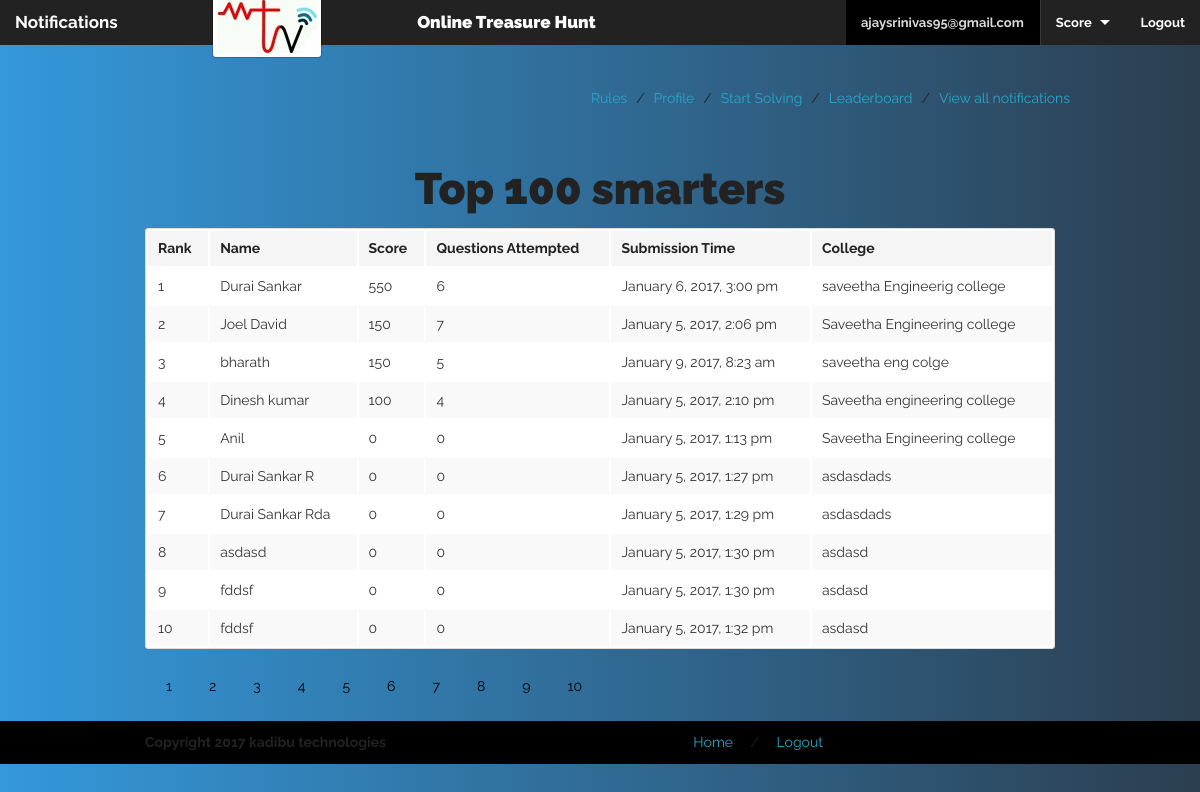
/leaderboard.php (signed in), run on the app's committed database.
### tables this page shows
CREATE TABLE IF NOT EXISTS `profile` (
  `id` int(11) NOT NULL AUTO_INCREMENT,
  `name` varchar(255) NOT NULL,
  `email` varchar(255) NOT NULL,
  `mobileno` varchar(10) NOT NULL,
  `tagline` varchar(255) NOT NULL,
  `round1` varchar(11) DEFAULT NULL,
  `scoreachieved` varchar(11) DEFAULT NULL,
  `college` varchar(255) NOT NULL,
  `pic` varchar(255) DEFAULT NULL,
  `solvedquestions` varchar(300) DEFAULT NULL,
  `current` varchar(3) NOT NULL,
  `tym` int(15) DEFAULT NULL,
  `hint` int(1) DEFAULT NULL,
  PRIMARY KEY (`id`)
);

### leaderboard.php (called while the page is built, shortened)
<?php include('oth_header.php'); ?>
<?php include('leaderboardcontent.php'); ?>
<?php include('oth_footer.php'); ?>

### leaderboardcontent.php (the view, shortened to what this page needs)
<center> <h1> Top 100 smarters </h1></center>
<?php $i=1;
 $limit = 10;
if (isset($_GET["page"])) { $page  = $_GET["page"]; } else { $page=1; };
$start_from = ($page-1) * $limit;
  $leaderboard = mysql_query("select name, round1, scoreachieved, tym, current, college, (scoreachieved+round1) as 'scoreachieved' from profile order by scoreachieved desc, tym asc, current asc LIMIT $start_from, $limit");
  ?>
<div class="row" id="leaderboardContent">
<div class="twelve column">
	<table class="twelve" id="table-4">
  <thead>
    <tr style="
    background: #f5f5f5;
">
      <th>Rank</th>
      <th>Name</th>
      <th>Score</th>
      <th>Questions Attempted</th>
      <th>Submission Time</th>
      <th>College</th>
    </tr>
  </thead>
  <tbody>
  <?php
  $i=$start_from+1;
  while($row = mysql_fetch_assoc($leaderboard)) { ?>
    <tr>
      <td><?php echo $i++; ?></td>
      <td><?php echo $row['name'] ?></td>
      <td><?php echo $row['scoreachieved'] ?></td>
      <td><?php echo intval($row['current'])-1 ?></td>
      <td><?php echo date("F j, Y, g:i a", $row['tym']); ?></td>
      <td><?php echo $row['college'] ?></td>
    </tr>
  <?php  } ?>
  </tbody>
</table>
<?php
$pagLink = "<ul class='pagination'>";
for ($i=1; $i<=10; $i++) {
             $pagLink .= "<li><a href='leaderboard.php?page=".$i."'>".$i."</a></li>";
};
echo $pagLink . "</ul>";
?>
</div>
</div>

### oth_header.php (style rules this page uses)
body { _background-color: #F3EFE0; }

### leaderboard.php (style rules this page uses)
body { background: #2c3e50; background: -webkit-linear-gradient(to left, #2c3e50 , #3498db); background: linear-gradient(to left, #2c3e50 , #3498db); }

### leaderboardcontent.php (style rules this page uses)
ul.pagination { display: inline-block; padding: 0; margin: 0; }
ul.pagination li { display: inline; }
ul.pagination li a { color: black; float: left; padding: 8px 16px; text-decoration: none; }

### oth_footer.php (style rules this page uses)
body { font-family: 'Raleway', sans-serif; }
h1 { font-family: 'Raleway', sans-serif; font-weight:900; }
h1,h2,h3,h4,h5,h6 { font-family: 'Raleway', sans-serif; }

### data on the page
profile: name "Durai Sankar", scoreachieved "550", intval($row['current'])-1 "6", tym "January 6, 2017, 3:00 pm", college "saveetha Engineerig college"
profile: name "Joel David", scoreachieved "150", intval($row['current'])-1 "7", tym "January 5, 2017, 2:06 pm", college "Saveetha Engineering college"
profile: name "bharath", scoreachieved "150", intval($row['current'])-1 "5", tym "January 9, 2017, 8:23 am", college "saveetha eng colge"
profile: name "Dinesh kumar", scoreachieved "100", intval($row['current'])-1 "4", tym "January 5, 2017, 2:10 pm", college "Saveetha engineering college"
profile: name "Anil", scoreachieved "0", intval($row['current'])-1 "0", tym "January 5, 2017, 1:13 pm", college "Saveetha Engineering college"
profile: name "Durai Sankar R", scoreachieved "0", intval($row['current'])-1 "0", tym "January 5, 2017, 1:27 pm", college "asdasdads"
profile: name "Durai Sankar Rda", scoreachieved "0", intval($row['current'])-1 "0", tym "January 5, 2017, 1:29 pm", college "asdasdads"
profile: name "asdasd", scoreachieved "0", intval($row['current'])-1 "0", tym "January 5, 2017, 1:30 pm", college "asdasd"
profile: name "fddsf", scoreachieved "0", intval($row['current'])-1 "0", tym "January 5, 2017, 1:30 pm", college "asdasd"
profile: name "fddsf", scoreachieved "0", intval($row['current'])-1 "0", tym "January 5, 2017, 1:32 pm", college "asdasd"

### other printed values
$username "ajaysrinivas95@gmail.com"
